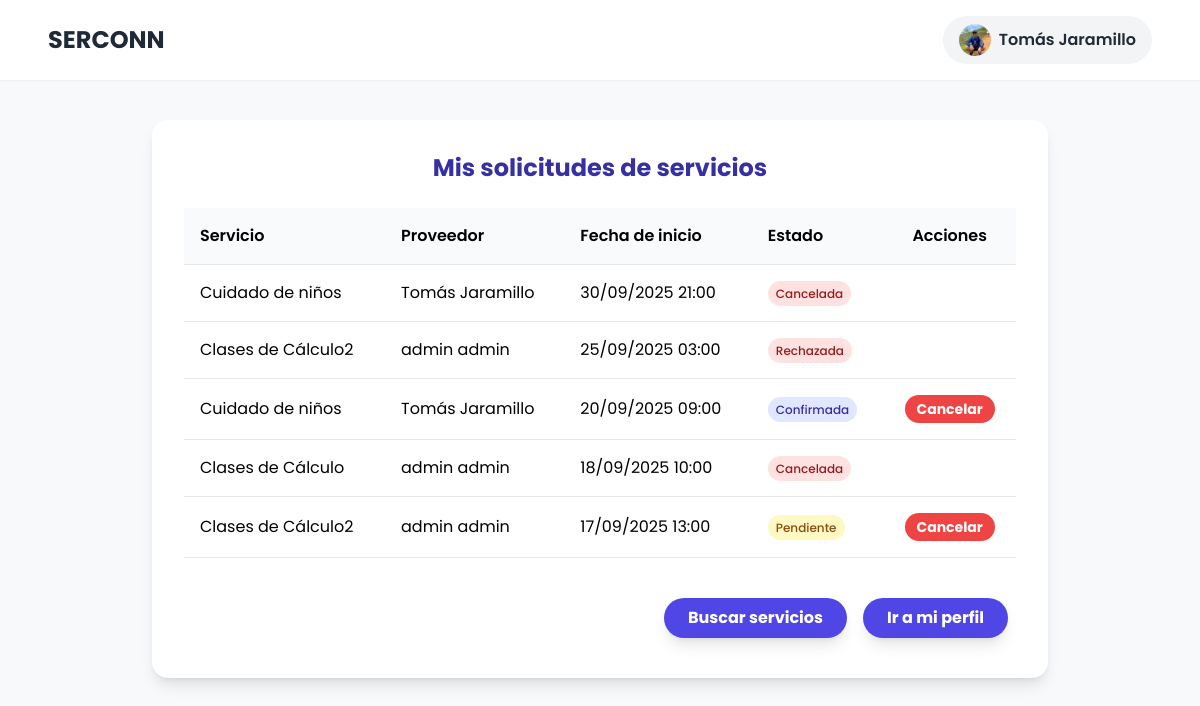
The app's page /dashboard/ (signed in) with its own data.
### accounts/models.py (models this page shows, shortened)
class User(AbstractUser):
    @property
    def is_service_provider(self):
        return self.user_role == "service_provider"
    @property
    def is_service_seeker(self):
        return self.user_role == "service_seeker"
    username = None
    email = models.EmailField(unique=True)
    ROLE_CHOICES = (
        ('service_seeker', 'Cliente'),
        ('service_provider', 'Proveedor'),
    )
    user_role = models.CharField(max_length=20, choices=ROLE_CHOICES)
    CITY_CHOICES = (
        ('medellin', 'Medellin'),
        ('envigado', 'Envigado'),
        ('bello', 'Bello'),
        ('sabaneta', 'Sabaneta'),
        ('itagui', 'Itagui'),
        ('la_estrella', 'La Estrella'),
        ('caldas', 'Caldas'),
        ('copacabana', 'Copacabana'),
        ('girardota', 'Girardota'),
        ('barbosa', 'Barbosa'),
    )
    user_city = models.CharField(max_length=20, choices=CITY_CHOICES)
    VERIFICATION_CHOICES = (
        ('verificado', 'Verificado'),
        ('no_verificado', 'No Verificado'),
    )
    user_verification = models.CharField(max_length=20, choices=VERIFICATION_CHOICES, default='no_verificado')
    user_birthdate = models.DateField(blank=False, null= False)
    user_phone = models.CharField(max_length=20, blank=False, null=False)
    user_address = models.CharField(max_length=100, blank=False, null=False)
    user_picture = models.ImageField(upload_to='profiles/', blank=True, null=True)
    user_score = models.FloatField(default=5.0, blank=True, null=True)
    USERNAME_FIELD = "email"
    REQUIRED_FIELDS = []

### interactions/models.py (models this page shows, shortened)
class Booking(models.Model):
    STATUS_CHOICES = [
        ('pending', 'Pendiente'),
        ('confirmed', 'Confirmada'),
        ('completed', 'Completada'),
        ('cancelled', 'Cancelada'),
        ('rejected', 'Rechazada'),
    ]
    chat = models.ForeignKey(Chat, on_delete=models.CASCADE, related_name='bookings')
    service = models.ForeignKey(Service, on_delete=models.CASCADE)
    start_time = models.DateTimeField()
    end_time = models.DateTimeField()
    status = models.CharField(max_length=20, choices=STATUS_CHOICES, default='pending')
    notes = models.TextField(blank=True, null=True)

class Chat(models.Model):
    seeker = models.ForeignKey(
        settings.AUTH_USER_MODEL,
        on_delete=models.CASCADE,
        related_name='chats_as_seeker'
    )
    provider = models.ForeignKey(
        settings.AUTH_USER_MODEL,
        on_delete=models.CASCADE,
        related_name='chats_as_provider'
    )
    created_at = models.DateTimeField(auto_now_add=True)

### searching/models.py (models this page shows)
class Service(models.Model):
    provider = models.ForeignKey(ServiceProvider, on_delete=models.CASCADE, related_name="services")
    category = models.ForeignKey(ServiceCategory, on_delete=models.SET_NULL, null=True, blank=True)
    name = models.CharField(max_length=200)
    description = models.TextField()
    rate = models.DecimalField(max_digits=10, decimal_places=2)

### searching/views.py (the view)
# urls.py: path("dashboard/", appViews.dashboard_view, name="dashboard"),
@login_required
def dashboard_view(request):
    if request.user.is_service_seeker:
        bookings = Booking.objects.filter(chat__seeker=request.user).order_by('-start_time')
        return render(request, 'seeker_dashboard.html', {'bookings': bookings})
    elif request.user.is_service_provider:
        bookings = Booking.objects.filter(chat__provider=request.user).order_by('-start_time')
        return render(request, 'provider_dashboard.html', {'bookings': bookings})
    return redirect('service_search')

### interactions/context_processors.py (called while the page is built)
def unread_notifications_count(request):
    if request.user.is_authenticated:
        count = Notification.objects.filter(recipient=request.user, is_read=False).count()
        return {'unread_notifications': count}
    return {'unread_notifications': 0}

### searching/templates/seeker_dashboard.html (shortened to what this page needs)
<!DOCTYPE html>
<html lang="es">
<head>
    <script src="https://cdn.tailwindcss.com"></script>
</head>
<body class="flex flex-col min-h-screen">
    <header class="bg-white shadow-sm py-4 px-6 md:px-12 flex justify-between items-center sticky top-0 z-50">
        {% if user.is_authenticated %}
            {% if user.is_service_provider %}
                <h1 class="text-2xl font-bold text-gray-800">
                    <a href="{% url 'profile' %}">SERCONN</a>
                </h1>
            {% else %}
                <h1 class="text-2xl font-bold text-gray-800">
                    <a href="{% url 'service_search' %}">SERCONN</a>
                </h1>
            {% endif %}
        {% else %}
            <h1 class="text-2xl font-bold text-gray-800">
                <a href="{% url 'login' %}">SERCONN</a>
            </h1>
        {% endif %}
        <nav>
            {% if user.is_authenticated %}
                <div class="relative">
                    <button id="profile-menu-btn" class="flex items-center gap-2 bg-gray-100 hover:bg-gray-200 text-gray-800 font-semibold py-2 px-4 rounded-full transition-colors duration-300">
                        {% if user.user_picture %}
                            <img src="{{ user.user_picture.url }}" alt="Perfil" class="w-8 h-8 rounded-full object-cover">
                        {% else %}
                            <span class="w-8 h-8 rounded-full bg-gray-300 flex items-center justify-center font-bold">{{ user.username|slice:":1" }}</span>
                        {% endif %}
                        {{ user.get_full_name|default:user.username }}
                    </button>
                </div>
            {% endif %}
        </nav>
    </header>
    <main class="flex-grow">
        <div class="form-container max-w-4xl mx-auto my-10 bg-white rounded-2xl shadow-lg p-8">
            <h1 class="text-2xl text-center font-bold text-indigo-800 mb-6">Mis solicitudes de servicios</h1>
            <div class="overflow-x-auto">
                <table class="w-full text-left">
                    <thead class="bg-gray-50 border-b">
                        <tr>
                            <th class="p-4 font-semibold">Servicio</th>
                            <th class="p-4 font-semibold">Proveedor</th>
                            <th class="p-4 font-semibold">Fecha de inicio</th>
                            <th class="p-4 font-semibold">Estado</th>
                            <th class="p-4 font-semibold text-center">Acciones</th>
                        </tr>
                    </thead>
                    <tbody>
                        {% for booking in bookings %}
                        <tr class="border-b">
                            <td class="p-4">{{ booking.service.name }}</td>
                            <td class="p-4">{{ booking.chat.provider.get_full_name }}</td>
                            <td class="p-4">{{ booking.start_time|date:"d/m/Y H:i" }}</td>
                            <td class="p-4 font-medium">
                                <span class="px-2 py-1 text-xs rounded-full
                                    {% if booking.status == 'pending' %} bg-yellow-100 text-yellow-800 {% endif %}
                                    {% if booking.status == 'confirmed' %} bg-indigo-100 text-indigo-800 {% endif %}
                                    {% if booking.status == 'cancelled' or booking.status == 'rejected' %} bg-red-100 text-red-800 {% endif %}">
                                    {{ booking.get_status_display }}
                                </span>
                            </td>
                            <td class="p-4 text-center">
                                {% if booking.status == 'pending' or booking.status == 'confirmed' %}
                                    <form action="{% url 'cancel_booking' booking.id %}" method="post" onsubmit="return confirm('¿Estás seguro de que deseas cancelar esta solicitud?');">
                                        <button type="submit" class="bg-red-500 hover:bg-red-600 text-white font-bold py-1 px-3 rounded-full text-sm">
                                            Cancelar
                                        </button>
                                    </form>
                                {% endif %}
                            </td>
                        </tr>
                        {% empty %}
                        <tr>
                            <td colspan="5" class="text-center text-gray-500 py-8">No tienes solicitudes de servicio.</td>
                        </tr>
                        {% endfor %}
                    </tbody>
                </table>
            </div>
            <div class="flex justify-end mt-8">
                <a href="{% url 'service_search' %}" class="bg-indigo-600 hover:bg-indigo-700 text-white font-bold py-2 px-6 rounded-full shadow-lg m-2">
                    Buscar servicios
                </a>
                <a href="{% url 'profile' %}" class="bg-indigo-600 hover:bg-indigo-700 text-white font-bold py-2 px-6 rounded-full shadow-lg m-2">
                    Ir a mi perfil
                </a>
            </div>
        </div>
    </main>
</body>
</html>

### searching/templates/seeker_dashboard.html (style rules this page uses)
body { font-family: 'Poppins', sans-serif; background-color: #f7f9fb; }

### records on screen
User: user_picture (picture), get_full_name "Tomás Jaramillo"
Booking: service.name "Cuidado de niños", chat.provider.get_full_name "Tomás Jaramillo", start_time "30/09/2025 21:00", status "Cancelada"
Booking: service.name "Clases de Cálculo2", chat.provider.get_full_name "admin admin", start_time "25/09/2025 03:00", status "Rechazada"
Booking: service.name "Cuidado de niños", chat.provider.get_full_name "Tomás Jaramillo", start_time "20/09/2025 09:00", status "Confirmada", shows "Cancelar"
Booking: service.name "Clases de Cálculo", chat.provider.get_full_name "admin admin", start_time "18/09/2025 10:00", status "Cancelada"
Booking: service.name "Clases de Cálculo2", chat.provider.get_full_name "admin admin", start_time "17/09/2025 13:00", status "Pendiente", shows "Cancelar"
